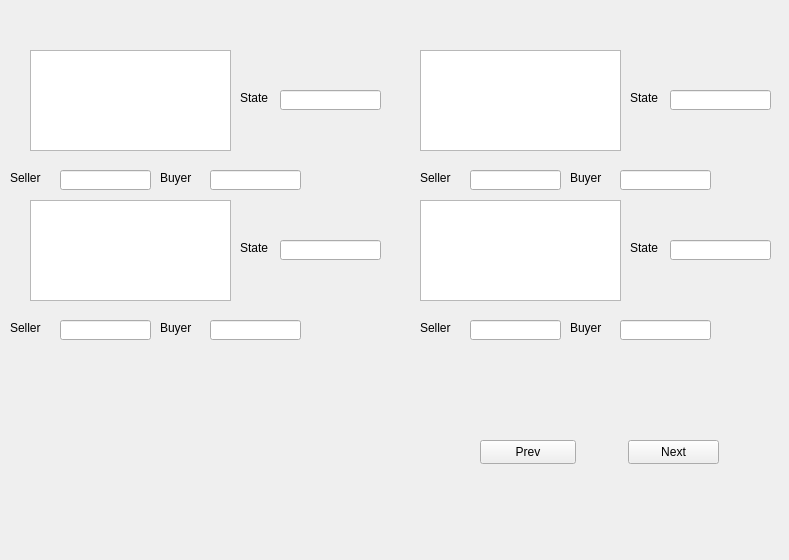
<?xml version="1.0" encoding="UTF-8"?>
<ui version="4.0">
 <class>Form</class>
 <widget class="QWidget" name="Form">
  <property name="geometry">
   <rect>
    <x>0</x>
    <y>0</y>
    <width>789</width>
    <height>560</height>
   </rect>
  </property>
  <property name="windowTitle">
   <string>Form</string>
  </property>
  <widget class="QLabel" name="label_4">
   <property name="geometry">
    <rect>
     <x>420</x>
     <y>170</y>
     <width>51</width>
     <height>16</height>
    </rect>
   </property>
   <property name="text">
    <string>Seller</string>
   </property>
  </widget>
  <widget class="QLineEdit" name="lineEdit_3">
   <property name="geometry">
    <rect>
     <x>620</x>
     <y>170</y>
     <width>91</width>
     <height>20</height>
    </rect>
   </property>
  </widget>
  <widget class="QLineEdit" name="lineEdit_5">
   <property name="geometry">
    <rect>
     <x>210</x>
     <y>320</y>
     <width>91</width>
     <height>20</height>
    </rect>
   </property>
  </widget>
  <widget class="QLineEdit" name="lineEdit_4">
   <property name="geometry">
    <rect>
     <x>470</x>
     <y>170</y>
     <width>91</width>
     <height>20</height>
    </rect>
   </property>
  </widget>
  <widget class="QLabel" name="label_6">
   <property name="geometry">
    <rect>
     <x>10</x>
     <y>320</y>
     <width>51</width>
     <height>16</height>
    </rect>
   </property>
   <property name="text">
    <string>Seller</string>
   </property>
  </widget>
  <widget class="QLineEdit" name="lineEdit_2">
   <property name="geometry">
    <rect>
     <x>210</x>
     <y>170</y>
     <width>91</width>
     <height>20</height>
    </rect>
   </property>
  </widget>
  <widget class="QLabel" name="label_3">
   <property name="geometry">
    <rect>
     <x>570</x>
     <y>170</y>
     <width>41</width>
     <height>16</height>
    </rect>
   </property>
   <property name="text">
    <string>Buyer</string>
   </property>
  </widget>
  <widget class="QPushButton" name="Next_page_btn">
   <property name="geometry">
    <rect>
     <x>628</x>
     <y>440</y>
     <width>91</width>
     <height>24</height>
    </rect>
   </property>
   <property name="text">
    <string>Next</string>
   </property>
  </widget>
  <widget class="QLabel" name="label_10">
   <property name="geometry">
    <rect>
     <x>240</x>
     <y>90</y>
     <width>31</width>
     <height>16</height>
    </rect>
   </property>
   <property name="text">
    <string>State</string>
   </property>
  </widget>
  <widget class="QLineEdit" name="lineEdit_9">
   <property name="geometry">
    <rect>
     <x>280</x>
     <y>240</y>
     <width>101</width>
     <height>20</height>
    </rect>
   </property>
  </widget>
  <widget class="QLabel" name="label">
   <property name="geometry">
    <rect>
     <x>10</x>
     <y>170</y>
     <width>51</width>
     <height>16</height>
    </rect>
   </property>
   <property name="text">
    <string>Seller</string>
   </property>
  </widget>
  <widget class="QLineEdit" name="lineEdit_8">
   <property name="geometry">
    <rect>
     <x>470</x>
     <y>320</y>
     <width>91</width>
     <height>20</height>
    </rect>
   </property>
  </widget>
  <widget class="QLabel" name="label_5">
   <property name="geometry">
    <rect>
     <x>160</x>
     <y>320</y>
     <width>41</width>
     <height>16</height>
    </rect>
   </property>
   <property name="text">
    <string>Buyer</string>
   </property>
  </widget>
  <widget class="QGraphicsView" name="pro1_view">
   <property name="geometry">
    <rect>
     <x>30</x>
     <y>50</y>
     <width>201</width>
     <height>101</height>
    </rect>
   </property>
  </widget>
  <widget class="QLineEdit" name="lineEdit_7">
   <property name="geometry">
    <rect>
     <x>620</x>
     <y>320</y>
     <width>91</width>
     <height>20</height>
    </rect>
   </property>
  </widget>
  <widget class="QLabel" name="label_11">
   <property name="geometry">
    <rect>
     <x>630</x>
     <y>90</y>
     <width>31</width>
     <height>16</height>
    </rect>
   </property>
   <property name="text">
    <string>State</string>
   </property>
  </widget>
  <widget class="QLabel" name="label_7">
   <property name="geometry">
    <rect>
     <x>570</x>
     <y>320</y>
     <width>41</width>
     <height>16</height>
    </rect>
   </property>
   <property name="text">
    <string>Buyer</string>
   </property>
  </widget>
  <widget class="QGraphicsView" name="pro3_view_2">
   <property name="geometry">
    <rect>
     <x>420</x>
     <y>50</y>
     <width>201</width>
     <height>101</height>
    </rect>
   </property>
  </widget>
  <widget class="QLineEdit" name="lineEdit_10">
   <property name="geometry">
    <rect>
     <x>280</x>
     <y>90</y>
     <width>101</width>
     <height>20</height>
    </rect>
   </property>
  </widget>
  <widget class="QLineEdit" name="lineEdit_12">
   <property name="geometry">
    <rect>
     <x>670</x>
     <y>240</y>
     <width>101</width>
     <height>20</height>
    </rect>
   </property>
  </widget>
  <widget class="QLabel" name="label_9">
   <property name="geometry">
    <rect>
     <x>240</x>
     <y>240</y>
     <width>31</width>
     <height>16</height>
    </rect>
   </property>
   <property name="text">
    <string>State</string>
   </property>
  </widget>
  <widget class="QLineEdit" name="lineEdit">
   <property name="geometry">
    <rect>
     <x>60</x>
     <y>170</y>
     <width>91</width>
     <height>20</height>
    </rect>
   </property>
  </widget>
  <widget class="QLabel" name="label_2">
   <property name="geometry">
    <rect>
     <x>160</x>
     <y>170</y>
     <width>41</width>
     <height>16</height>
    </rect>
   </property>
   <property name="text">
    <string>Buyer</string>
   </property>
  </widget>
  <widget class="QLineEdit" name="lineEdit_11">
   <property name="geometry">
    <rect>
     <x>670</x>
     <y>90</y>
     <width>101</width>
     <height>20</height>
    </rect>
   </property>
  </widget>
  <widget class="QLabel" name="label_12">
   <property name="geometry">
    <rect>
     <x>630</x>
     <y>240</y>
     <width>31</width>
     <height>16</height>
    </rect>
   </property>
   <property name="text">
    <string>State</string>
   </property>
  </widget>
  <widget class="QPushButton" name="Prev_page_btn">
   <property name="geometry">
    <rect>
     <x>480</x>
     <y>440</y>
     <width>96</width>
     <height>24</height>
    </rect>
   </property>
   <property name="text">
    <string>Prev</string>
   </property>
  </widget>
  <widget class="QGraphicsView" name="pro4_view_2">
   <property name="geometry">
    <rect>
     <x>420</x>
     <y>200</y>
     <width>201</width>
     <height>101</height>
    </rect>
   </property>
  </widget>
  <widget class="QLabel" name="label_8">
   <property name="geometry">
    <rect>
     <x>420</x>
     <y>320</y>
     <width>51</width>
     <height>16</height>
    </rect>
   </property>
   <property name="text">
    <string>Seller</string>
   </property>
  </widget>
  <widget class="QGraphicsView" name="pro2_view">
   <property name="geometry">
    <rect>
     <x>30</x>
     <y>200</y>
     <width>201</width>
     <height>101</height>
    </rect>
   </property>
  </widget>
  <widget class="QLineEdit" name="lineEdit_6">
   <property name="geometry">
    <rect>
     <x>60</x>
     <y>320</y>
     <width>91</width>
     <height>20</height>
    </rect>
   </property>
  </widget>
 </widget>
 <resources/>
 <connections/>
</ui>
